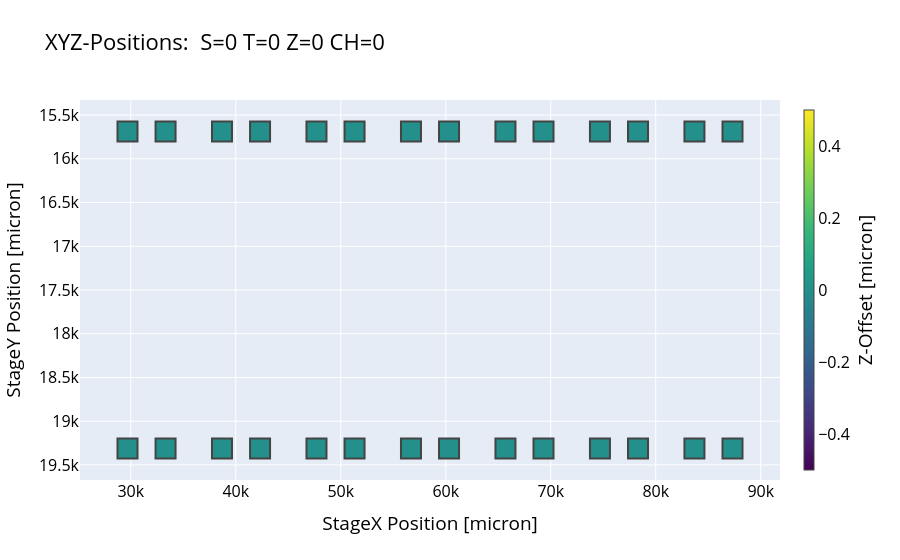
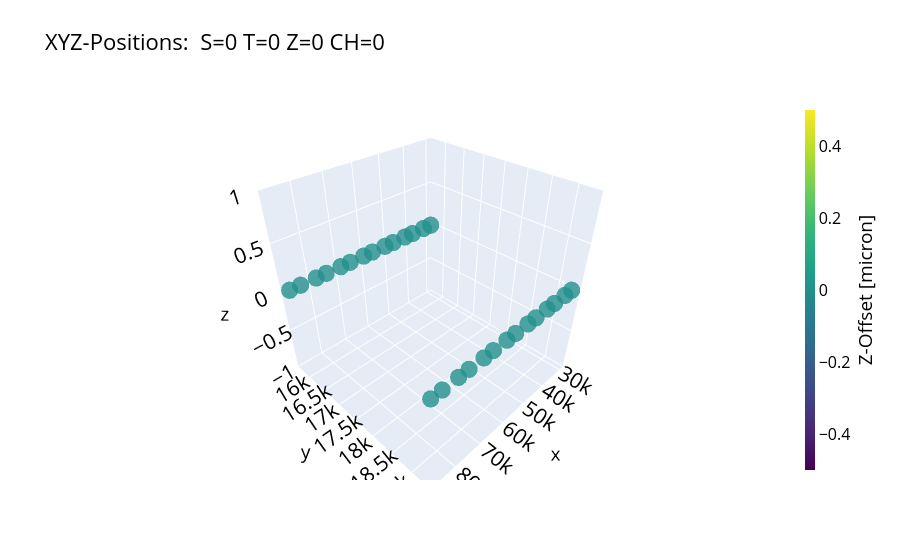

These figures' notebook cell, in order:
### Code cell
# define name for figure to be saved
fig1savename = str(Path(INPUT_FOLDER) / (Path(filepath).stem + "_XYZ-Pos.png"))
fig2savename = str(Path(INPUT_FOLDER) / (Path(filepath).stem + "_XYZ-Pos3D.png"))

# display the XYZ positions using matplotlib
fig1, fig2 = scatterplot_mpl(planes,
                             s=0, t=0, z=0, c=0,
                             msz2d=100,
                             normz=True,
                             fig1savename=fig1savename,
                             fig2savename=fig2savename,
                             msz3d=10
                            )

if not IN_COLAB:
    pyo.iplot(fig1)
    pyo.iplot(fig2)

if IN_COLAB:
    fig1.show(renderer="colab")
    fig2.show(renderer="colab")

### Figure 1 — Plotly figure (JSON) as saved in the notebook; plotly's stock layout.template omitted (floating-point values rounded to 4 significant figures)
{"data": [{"marker": {"color": [0.0, 0.0, 0.0, 0.0, 0.0, 0.0, 0.0, 0.0, 0.0, 0.0, 0.0, 0.0, 0.0, 0.0, 0.0, 0.0, 0.0, 0.0, 0.0, 0.0, 0.0, 0.0, 0.0, 0.0, 0.0, 0.0, 0.0, 0.0], "colorbar": {"thickness": 10, "title": {"side": "right", "text": "Z-Offset [micron]"}}, "colorscale": [[0, "#440154"], [0.1111, "#482878"], [0.2222, "#3e4989"], [0.3333, "#31688e"], [0.4444, "#26828e"], [0.5556, "#1f9e89"], [0.6667, "#35b779"], [0.7778, "#6ece58"], [0.8889, "#b5de2b"], [1, "#fde725"]], "line": {"width": 2}, "showscale": true, "size": 20, "symbol": "square"}, "mode": "markers", "text": [0.0, 0.0, 0.0, 0.0, 0.0, 0.0, 0.0, 0.0, 0.0, 0.0, 0.0, 0.0, 0.0, 0.0, 0.0, 0.0, 0.0, 0.0, 0.0, 0.0, 0.0, 0.0, 0.0, 0.0, 0.0, 0.0, 0.0, 0.0], "type": "scatter", "x": [29690.0, 33310.0, 29690.0, 33310.0, 38690.0, 42310.0, 38690.0, 42310.0, 47690.0, 51310.0, 47690.0, 51310.0, 56690.0, 60310.0, 56690.0, 60310.0, 65690.0, 69310.0, 65690.0, 69310.0, 74690.0, 78310.0, 74690.0, 78310.0, 83690.0, 87310.0, 83690.0, 87310.0], "y": [15690.0, 15690.0, 19310.0, 19310.0, 15690.0, 15690.0, 19310.0, 19310.0, 15690.0, 15690.0, 19310.0, 19310.0, 15690.0, 15690.0, 19310.0, 19310.0, 15690.0, 15690.0, 19310.0, 19310.0, 15690.0, 15690.0, 19310.0, 19310.0, 15690.0, 15690.0, 19310.0, 19310.0]}], "layout": {"font": {"color": "Black", "size": 16}, "title": {"text": "XYZ-Positions:  S=0 T=0 Z=0 CH=0"}, "xaxis": {"automargin": true, "showgrid": true, "title": {"text": "StageX Position [micron]"}, "zeroline": true}, "yaxis": {"automargin": true, "autorange": "reversed", "showgrid": true, "title": {"text": "StageY Position [micron]"}, "zeroline": true}}}

### Figure 2 — Plotly figure (JSON) as saved in the notebook; plotly's stock layout.template omitted (floating-point values rounded to 4 significant figures)
{"data": [{"marker": {"color": [0.0, 0.0, 0.0, 0.0, 0.0, 0.0, 0.0, 0.0, 0.0, 0.0, 0.0, 0.0, 0.0, 0.0, 0.0, 0.0, 0.0, 0.0, 0.0, 0.0, 0.0, 0.0, 0.0, 0.0, 0.0, 0.0, 0.0, 0.0], "colorbar": {"thickness": 10, "title": {"side": "right", "text": "Z-Offset [micron]"}}, "colorscale": [[0, "#440154"], [0.1111, "#482878"], [0.2222, "#3e4989"], [0.3333, "#31688e"], [0.4444, "#26828e"], [0.5556, "#1f9e89"], [0.6667, "#35b779"], [0.7778, "#6ece58"], [0.8889, "#b5de2b"], [1, "#fde725"]], "opacity": 0.8, "size": 10}, "mode": "markers", "type": "scatter3d", "x": [29690.0, 33310.0, 29690.0, 33310.0, 38690.0, 42310.0, 38690.0, 42310.0, 47690.0, 51310.0, 47690.0, 51310.0, 56690.0, 60310.0, 56690.0, 60310.0, 65690.0, 69310.0, 65690.0, 69310.0, 74690.0, 78310.0, 74690.0, 78310.0, 83690.0, 87310.0, 83690.0, 87310.0], "y": [15690.0, 15690.0, 19310.0, 19310.0, 15690.0, 15690.0, 19310.0, 19310.0, 15690.0, 15690.0, 19310.0, 19310.0, 15690.0, 15690.0, 19310.0, 19310.0, 15690.0, 15690.0, 19310.0, 19310.0, 15690.0, 15690.0, 19310.0, 19310.0, 15690.0, 15690.0, 19310.0, 19310.0], "z": [0.0, 0.0, 0.0, 0.0, 0.0, 0.0, 0.0, 0.0, 0.0, 0.0, 0.0, 0.0, 0.0, 0.0, 0.0, 0.0, 0.0, 0.0, 0.0, 0.0, 0.0, 0.0, 0.0, 0.0, 0.0, 0.0, 0.0, 0.0]}], "layout": {"font": {"color": "Black", "size": 16}, "title": {"text": "XYZ-Positions:  S=0 T=0 Z=0 CH=0"}, "xaxis": {"automargin": true, "showgrid": true, "title": {"text": "StageX Position [micron]"}, "zeroline": true}, "yaxis": {"automargin": true, "autorange": "reversed", "showgrid": true, "title": {"text": "StageY Position [micron]"}, "zeroline": true}}}
